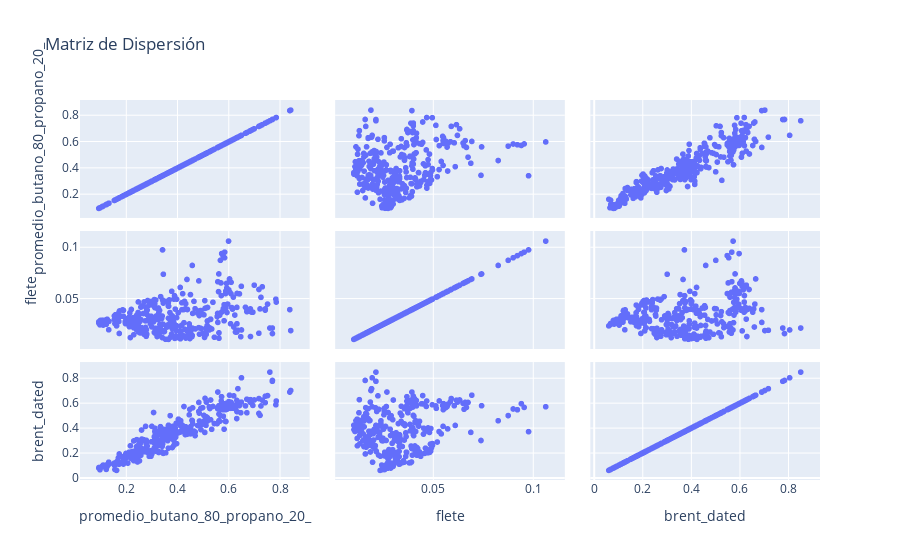

Source (notebook cell):
### Markdown cell above
### # Gráfico de dispersión con Plotly Express

### Code cell
fig = px.scatter_matrix(glp, dimensions=['promedio_butano_80_propano_20_', 'flete', 'brent_dated'], title='Matriz de Dispersión')
fig.show()

### Figure 1 — Plotly figure (JSON) as saved in the notebook; plotly's stock layout.template omitted (floating-point values rounded to 4 significant figures; data arrays with more than 128 entries replaced by an {"elided": "..."} marker saying what was removed)
{"data": [{"dimensions": [{"axis": {"matches": true}, "label": "promedio_butano_80_propano_20_", "values": {"elided": "329 float values"}}, {"axis": {"matches": true}, "label": "flete", "values": {"elided": "329 float values"}}, {"axis": {"matches": true}, "label": "brent_dated", "values": {"elided": "329 float values"}}], "hovertemplate": "%{xaxis.title.text}=%{x}<br>%{yaxis.title.text}=%{y}<extra></extra>", "legendgroup": "", "marker": {"color": "#636efa", "symbol": "circle"}, "name": "", "showlegend": false, "type": "splom"}], "layout": {"dragmode": "select", "legend": {"tracegroupgap": 0}, "title": {"text": "Matriz de Dispersión"}}}
